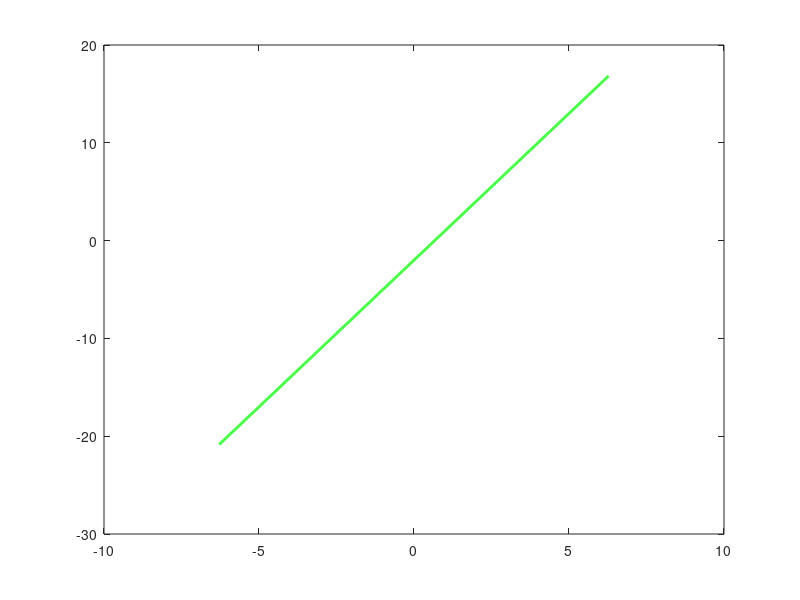

The MATLAB source for this figure:
% DEFINIENDO EL DOMIINIO
X = [-2*pi : 0.01 : 2*pi];

% FUNCION SENO
% Y = sin(X);

% FUNCIÓN X^2
% Y = X.^2;

% FUNCIÓN LINEAL
Y = X*3 - 2;

% GRAFICANDO 
plot(X, Y, 'g', "LineWidth", 2);